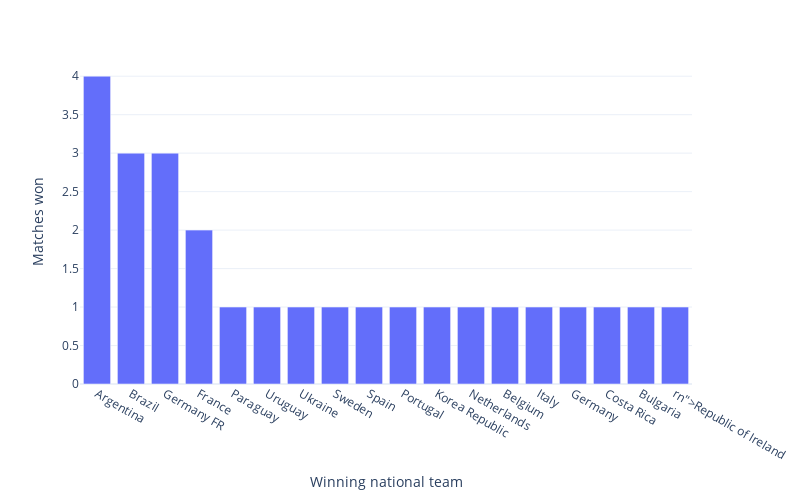

Source (notebook cell):
### Code cell
ranking_penalties = penalties.groupby('Win_team', as_index = False).agg('count').sort_values(by=['Penalties'], ascending = False)

# sns.barplot(x = 'Win_team', y = 'Penalties', data = ranking_penalties)
# plt.show()

fig = px.bar(ranking_penalties, x = 'Win_team', y = 'Penalties' )

fig.update_layout(
    autosize=False,
    width=800,
    height=500,
    xaxis = dict(title = 'Winning national team'),
    yaxis = dict(title ='Matches won'),
    template = 'plotly_white'
)
fig.show()

### Figure 1 — Plotly figure (JSON) as saved in the notebook; plotly's stock layout.template omitted (floating-point values rounded to 4 significant figures)
{"data": [{"alignmentgroup": "True", "hovertemplate": "Win_team=%{x}<br>Penalties=%{y}<extra></extra>", "legendgroup": "", "marker": {"color": "#636efa", "pattern": {"shape": ""}}, "name": "", "offsetgroup": "", "orientation": "v", "showlegend": false, "textposition": "auto", "type": "bar", "x": ["Argentina", "Brazil", "Germany FR", "France", "Paraguay", "Uruguay", "Ukraine", "Sweden", "Spain", "Portugal", "Korea Republic", "Netherlands", "Belgium", "Italy", "Germany", "Costa Rica", "Bulgaria", "rn\">Republic of Ireland"], "xaxis": "x", "y": [4, 3, 3, 2, 1, 1, 1, 1, 1, 1, 1, 1, 1, 1, 1, 1, 1, 1], "yaxis": "y"}], "layout": {"autosize": false, "barmode": "relative", "height": 500, "legend": {"tracegroupgap": 0}, "margin": {"t": 60}, "width": 800, "xaxis": {"anchor": "y", "domain": [0, 1], "title": {"text": "Winning national team"}}, "yaxis": {"anchor": "x", "domain": [0, 1], "title": {"text": "Matches won"}}}}
